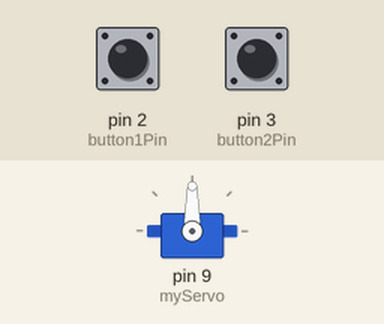
Recording of a sketch running on a simulated Arduino Uno, built with avr-gcc and run on an emulated ATmega328P. On the bench: servo. The test bench sets the inputs (shaded band); at power-on: pin 2 (button1Pin) HIGH, pin 3 (button2Pin) HIGH.

Above: at 1.2 s.
1.3 s: pin 2 (button1Pin) pulled LOW for 0.15 s
At 1.9 s:
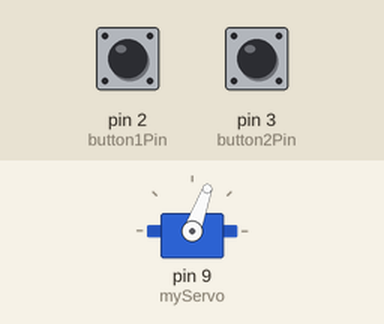
2.9 s: pin 3 (button2Pin) pulled LOW for 0.15 s
At 4.1 s:
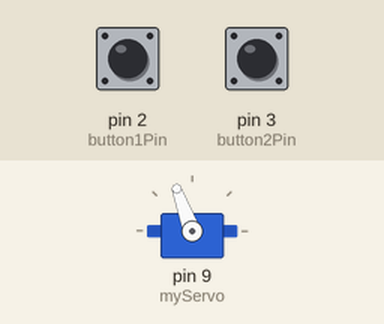
4.5 s: pin 2 (button1Pin) pulled LOW for 1 s
At 5.5 s:
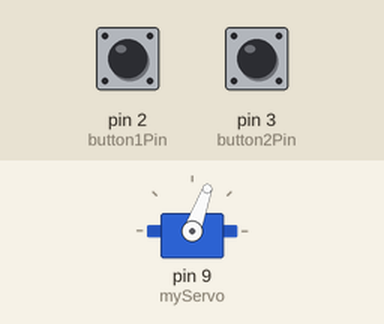
7.0 s: pin 3 (button2Pin) pulled LOW for 1 s
At 7.4 s:
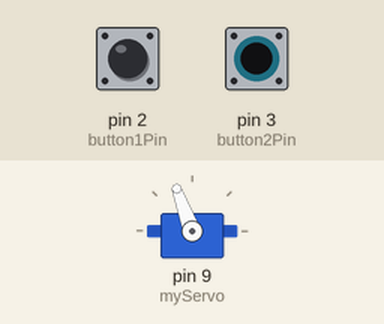
Timing chart, 0 to 10.0 s (numbered marks = the images above; inputs shaded):
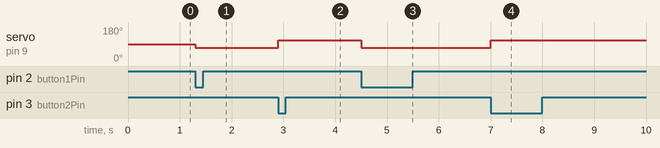

Measured:
- after the input at 1.3 s, servo on pin 9 (myServo): 90° → 70° at once
- after the input at 2.9 s, servo on pin 9 (myServo): 70° → 110° at once
- after the input at 4.5 s, servo on pin 9 (myServo): 110° → 70° at once
- after the input at 7.0 s, servo on pin 9 (myServo): 70° → 110° at once

The sketch:

TestServosketch_mar3a.ino
```cpp
#include <Servo.h>

Servo myServo;

const int button1Pin = 2; // Pin for the 1st button
const int button2Pin = 3; // Pin for the 2nd button

int angle1 = 70; // 1st angle (0 to 45)
int angle2 = 110; // 2nd angle (45 to 0)

void setup() {
  myServo.attach(9); // Connect the servo to pin 9
  pinMode(button1Pin, INPUT_PULLUP); // Set button1Pin as input with pull-up resistor
  pinMode(button2Pin, INPUT_PULLUP); // Set button2Pin as input with pull-up resistor
}

void loop() {
  if (digitalRead(button1Pin) == LOW) { // Check if button 1 is pressed
    moveServo(angle1); // Move servo to angle1
    delay(500); // Add a small delay for stability
  }

  if (digitalRead(button2Pin) == LOW) { // Check if button 2 is pressed
    moveServo(angle2); // Move servo to angle2
    delay(500); // Add a small delay for stability
  }
}

void moveServo(int angle) {
  myServo.write(angle); // Move the servo to the specified angle
  delay(1000); // Add a delay to allow the servo to reach the desired position
}
```
